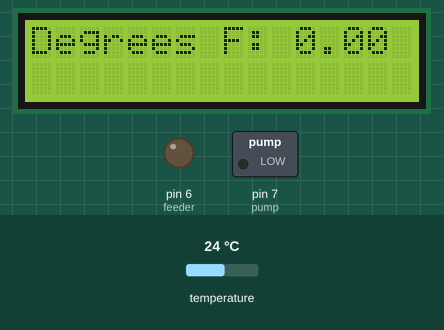
Bench run of a sketch on a simulated Arduino Uno, built with avr-gcc and run on an emulated ATmega328P. Shown: 16×2 character LCD, switched loads named in the sketch (green lamp = pin HIGH), output pins drawn as LEDs (lit = HIGH). The test bench sets the inputs (shaded band); at power-on: temperature 24 °C. What the sketch prints to the serial monitor is not drawn.

Above: at 1.2 s.
1.3 s: temperature set to 12 °C
At 4.4 s:
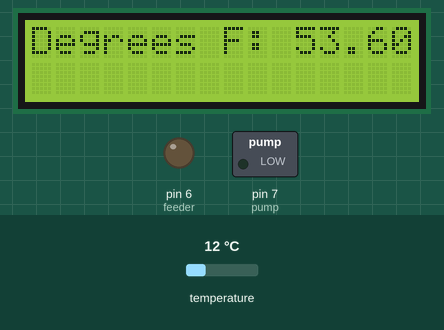
5.3 s: temperature set to 19 °C
At 8.3 s:
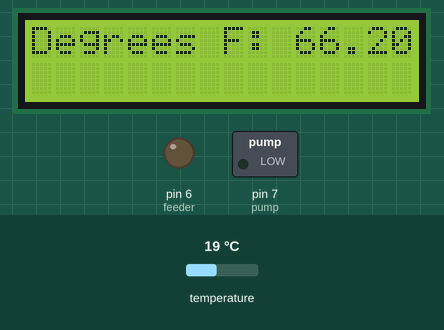
8.9 s: temperature set to 28 °C
At 12.1 s:
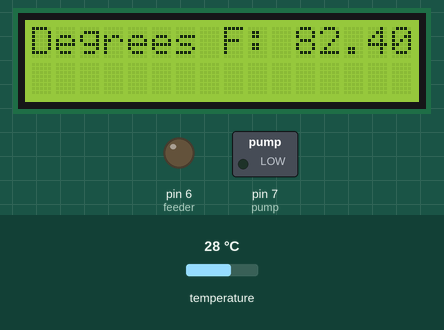
Timing chart, 0 to 13.6 s (numbered marks = the images above; inputs shaded):
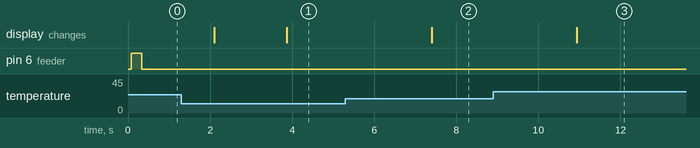

Measured:
- after the input at 1.3 s, the display: first differs from a run without the input after 2.6 s (image 1)
- after the input at 5.3 s, the display: changes after 2.1 s (image 2)
- after the input at 8.9 s, the display: changes after 2.0 s (image 3)

The sketch:

ProjectCode.ino
```cpp
int pump=7; //initialize pump, feeder, time, and block variables
int feeder=6;
int t=0;
int block=0;

#include <OneWire.h>  //initialize temperature sensor
#include <DallasTemperature.h>
#define ONE_WIRE_BUS 5
OneWire oneWire(ONE_WIRE_BUS);
DallasTemperature sensors(&oneWire);
 float Celcius=0;
 float Fahrenheit=0;

#include <LiquidCrystal.h> //initialize LCD
LiquidCrystal lcd(13, 12, 11, 10, 9, 8);

void setup() {
pinMode(pump, OUTPUT);  //set motor pins as outputs
pinMode(feeder, OUTPUT);

lcd.begin(16, 2); //setup LCD
lcd.clear();
lcd.setCursor(0, 0);
lcd.print("Degrees F: ");

Serial.begin(9600); //start serial monitor
sensors.begin();
}
void loop() {
lcd.setCursor(11,0);    //print temperature to LCD
lcd.print(Fahrenheit);

t=millis()/3600000; //start timer function for feeder
Serial.println(t);
Serial.println(block);
if (t%12==0){
  if (block==0) {
    Serial.println("Feeder is running");
    digitalWrite(feeder,HIGH);
    delay(250);
    digitalWrite(feeder,LOW);
    block=1;
  }
}
if (t%12==1){
  block=0;
}

sensors.requestTemperatures();  //read temperature and print to serial monitor
Celcius=sensors.getTempCByIndex(0);
Fahrenheit=sensors.toFahrenheit(Celcius);
Serial.print(" C  ");
Serial.print(Celcius);
Serial.print(" F  ");
Serial.println(Fahrenheit);
delay(1000);
}
```
